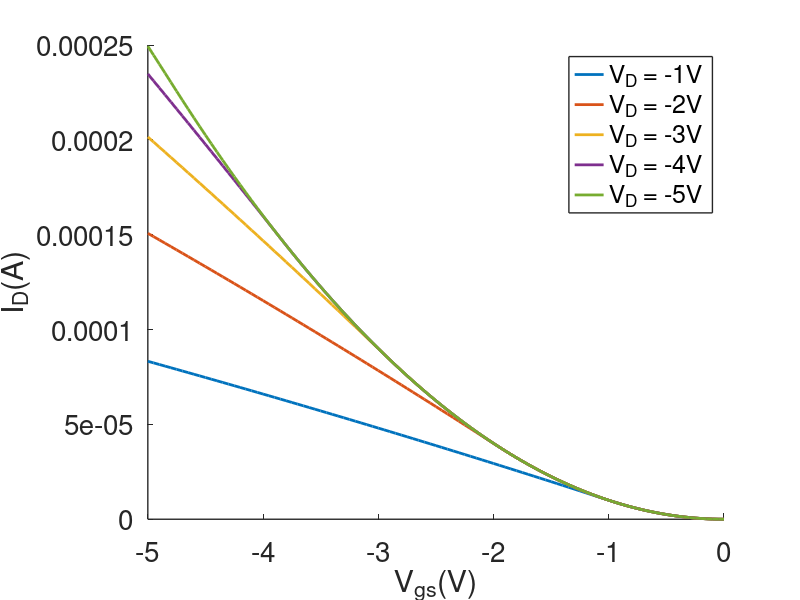

This chart was generated by the following MATLAB code:
A = [0.000000e+00	1.010000e-12;	
5.000000e-02	2.500101e-08;	
1.000000e-01	1.000010e-07;	
1.500000e-01	2.250010e-07;	
2.000000e-01	4.000010e-07;	
2.500000e-01	6.250010e-07;
3.000000e-01	9.000010e-07;	
3.500000e-01	1.225001e-06;	
4.000000e-01	1.600001e-06;	
4.500000e-01	2.025001e-06;	
5.000000e-01	2.500001e-06;	
5.500000e-01	3.025001e-06;	
6.000000e-01	3.600001e-06;	
6.500000e-01	4.225001e-06;	
7.000000e-01	4.900001e-06;	
7.500000e-01	5.625001e-06;	
8.000000e-01	6.400001e-06;	
8.500000e-01	7.225001e-06;	
9.000000e-01	8.100001e-06;	
9.500000e-01	9.025001e-06;	
1.000000e+00	9.999001e-06;	
1.050000e+00	1.098781e-05;	
1.100000e+00	1.197462e-05;
1.150000e+00	1.295944e-05;	
1.200000e+00	1.394229e-05;	
1.250000e+00	1.492316e-05;	
1.300000e+00	1.590206e-05;	
1.350000e+00	1.687900e-05;	
1.400000e+00	1.785398e-05;	
1.450000e+00	1.882701e-05;	
1.500000e+00	1.979810e-05;	
1.550000e+00	2.076725e-05;	
1.600000e+00	2.173446e-05;	
1.650000e+00	2.269975e-05;	
1.700000e+00	2.366312e-05;	
1.750000e+00	2.462457e-05;	
1.800000e+00	2.558411e-05;	
1.850000e+00	2.654175e-05;	
1.900000e+00	2.749749e-05;	
1.950000e+00	2.845133e-05;	
2.000000e+00	2.940329e-05;	
2.050000e+00	3.035337e-05;	
2.100000e+00	3.130157e-05;	
2.150000e+00	3.224790e-05;	
2.200000e+00	3.319237e-05;	
2.250000e+00	3.413497e-05;	
2.300000e+00	3.507573e-05;	
2.350000e+00	3.601464e-05;	
2.400000e+00	3.695170e-05;	
2.450000e+00	3.788693e-05;	
2.500000e+00	3.882032e-05;	
2.550000e+00	3.975189e-05;	
2.600000e+00	4.068164e-05;	
2.650000e+00	4.160957e-05;	
2.700000e+00	4.253569e-05;	
2.750000e+00	4.346001e-05;	
2.800000e+00	4.438253e-05;	
2.850000e+00	4.530326e-05;	
2.900000e+00	4.622219e-05;	
2.950000e+00	4.713935e-05;	
3.000000e+00	4.805472e-05;	
3.050000e+00	4.896832e-05;	
3.100000e+00	4.988015e-05;	
3.150000e+00	5.079022e-05;	
3.200000e+00	5.169854e-05;	
3.250000e+00	5.260510e-05;	
3.300000e+00	5.350991e-05;	
3.350000e+00	5.441298e-05;	
3.400000e+00	5.531432e-05;	
3.450000e+00	5.621392e-05;	
3.500000e+00	5.711179e-05;	
3.550000e+00	5.800795e-05;	
3.600000e+00	5.890238e-05;	
3.650000e+00	5.979511e-05;	
3.700000e+00	6.068612e-05;	
3.750000e+00	6.157544e-05;	
3.800000e+00	6.246305e-05;	
3.850000e+00	6.334898e-05;	
3.900000e+00	6.423322e-05;	
3.950000e+00	6.511577e-05;	
4.000000e+00	6.599665e-05;	
4.050000e+00	6.687585e-05;	
4.100000e+00	6.775339e-05;	
4.150000e+00	6.862926e-05;	
4.200000e+00	6.950347e-05;	
4.250000e+00	7.037603e-05;	
4.300000e+00	7.124694e-05;	
4.350000e+00	7.211621e-05;	
4.400000e+00	7.298383e-05;	
4.450000e+00	7.384983e-05;	
4.500000e+00	7.471419e-05;	
4.550000e+00	7.557692e-05;
4.600000e+00	7.643803e-05;
4.650000e+00	7.729753e-05;
4.700000e+00	7.815542e-05;
4.750000e+00	7.901170e-05;
4.800000e+00	7.986637e-05;
4.850000e+00	8.071945e-05;
4.900000e+00	8.157093e-05;
4.950000e+00	8.242082e-05;
5.000000e+00	8.326913e-05];

B = [0.000000e+00	2.010000e-12;	
5.000000e-02	2.500201e-08;	
1.000000e-01	1.000020e-07;	
1.500000e-01	2.250020e-07;	
2.000000e-01	4.000020e-07;	
2.500000e-01	6.250020e-07;	
3.000000e-01	9.000020e-07;	
3.500000e-01	1.225002e-06;	
4.000000e-01	1.600002e-06;	
4.500000e-01	2.025002e-06;	
5.000000e-01	2.500002e-06;	
5.500000e-01	3.025002e-06;	
6.000000e-01	3.600002e-06;	
6.500000e-01	4.225002e-06;	
7.000000e-01	4.900002e-06;	
7.500000e-01	5.625002e-06;	
8.000000e-01	6.400002e-06;	
8.500000e-01	7.225002e-06;	
9.000000e-01	8.100002e-06;	
9.500000e-01	9.025002e-06;	
1.000000e+00	1.000000e-05;	
1.050000e+00	1.102500e-05;	
1.100000e+00	1.210000e-05;	
1.150000e+00	1.322500e-05;	
1.200000e+00	1.440000e-05;	
1.250000e+00	1.562500e-05;	
1.300000e+00	1.690000e-05;	
1.350000e+00	1.822500e-05;	
1.400000e+00	1.960000e-05;	
1.450000e+00	2.102500e-05;	
1.500000e+00	2.250000e-05;	
1.550000e+00	2.402500e-05;	
1.600000e+00	2.560000e-05;	
1.650000e+00	2.722500e-05;	
1.700000e+00	2.890000e-05;	
1.750000e+00	3.062500e-05;	
1.800000e+00	3.240000e-05;	
1.850000e+00	3.422500e-05;	
1.900000e+00	3.610000e-05;	
1.950000e+00	3.802500e-05;	
2.000000e+00	3.998401e-05;	
2.050000e+00	4.194047e-05;	
2.100000e+00	4.389295e-05;	
2.150000e+00	4.584146e-05;	
2.200000e+00	4.778602e-05;	
2.250000e+00	4.972664e-05;	
2.300000e+00	5.166333e-05;	
2.350000e+00	5.359610e-05;	
2.400000e+00	5.552497e-05;	
2.450000e+00	5.744995e-05;	
2.500000e+00	5.937104e-05;	
2.550000e+00	6.128827e-05;	
2.600000e+00	6.320164e-05;	
2.650000e+00	6.511116e-05;	
2.700000e+00	6.701685e-05;	
2.750000e+00	6.891872e-05;	
2.800000e+00	7.081678e-05;	
2.850000e+00	7.271105e-05;	
2.900000e+00	7.460152e-05;	
2.950000e+00	7.648822e-05;	
3.000000e+00	7.837116e-05;	
3.050000e+00	8.025034e-05;	
3.100000e+00	8.212579e-05;	
3.150000e+00	8.399750e-05;	
3.200000e+00	8.586550e-05;	
3.250000e+00	8.772979e-05;	
3.300000e+00	8.959039e-05;	
3.350000e+00	9.144730e-05;	
3.400000e+00	9.330054e-05;	
3.450000e+00	9.515011e-05;	
3.500000e+00	9.699604e-05;	
3.550000e+00	9.883832e-05;	
3.600000e+00	1.006770e-04;	
3.650000e+00	1.025120e-04;	
3.700000e+00	1.043434e-04;	
3.750000e+00	1.061713e-04;	
3.800000e+00	1.079955e-04;	
3.850000e+00	1.098162e-04;	
3.900000e+00	1.116333e-04;	
3.950000e+00	1.134469e-04;	
4.000000e+00	1.152569e-04;	
4.050000e+00	1.170634e-04;	
4.100000e+00	1.188663e-04;	
4.150000e+00	1.206658e-04;	
4.200000e+00	1.224617e-04;	
4.250000e+00	1.242542e-04;	
4.300000e+00	1.260431e-04;	
4.350000e+00	1.278287e-04;	
4.400000e+00	1.296107e-04;	
4.450000e+00	1.313893e-04;	
4.500000e+00	1.331645e-04;	
4.550000e+00	1.349362e-04;	
4.600000e+00	1.367045e-04;	
4.650000e+00	1.384694e-04;	
4.700000e+00	1.402309e-04;	
4.750000e+00	1.419890e-04;	
4.800000e+00	1.437437e-04;	
4.850000e+00	1.454951e-04;	
4.900000e+00	1.472431e-04;	
4.950000e+00	1.489878e-04;	
5.000000e+00	1.507291e-04];

C = [0.000000e+00	3.010000e-12;
5.000000e-02	2.500301e-08;	
1.000000e-01	1.000030e-07;	
1.500000e-01	2.250030e-07;	
2.000000e-01	4.000030e-07;	
2.500000e-01	6.250030e-07;	
3.000000e-01	9.000030e-07;	
3.500000e-01	1.225003e-06;	
4.000000e-01	1.600003e-06;	
4.500000e-01	2.025003e-06;	
5.000000e-01	2.500003e-06;	
5.500000e-01	3.025003e-06;	
6.000000e-01	3.600003e-06;	
6.500000e-01	4.225003e-06;	
7.000000e-01	4.900003e-06;	
7.500000e-01	5.625003e-06;	
8.000000e-01	6.400003e-06;	
8.500000e-01	7.225003e-06;	
9.000000e-01	8.100003e-06;	
9.500000e-01	9.025003e-06;	
1.000000e+00	1.000000e-05;	
1.050000e+00	1.102500e-05;	
1.100000e+00	1.210000e-05;	
1.150000e+00	1.322500e-05;	
1.200000e+00	1.440000e-05;	
1.250000e+00	1.562500e-05;	
1.300000e+00	1.690000e-05;	
1.350000e+00	1.822500e-05;	
1.400000e+00	1.960000e-05;	
1.450000e+00	2.102500e-05;	
1.500000e+00	2.250000e-05;	
1.550000e+00	2.402500e-05;	
1.600000e+00	2.560000e-05;	
1.650000e+00	2.722500e-05;	
1.700000e+00	2.890000e-05;	
1.750000e+00	3.062500e-05;	
1.800000e+00	3.240000e-05;	
1.850000e+00	3.422500e-05;	
1.900000e+00	3.610000e-05;	
1.950000e+00	3.802500e-05;	
2.000000e+00	4.000000e-05;	
2.050000e+00	4.202500e-05;	
2.100000e+00	4.410000e-05;	
2.150000e+00	4.622500e-05;	
2.200000e+00	4.840000e-05;	
2.250000e+00	5.062500e-05;	
2.300000e+00	5.290000e-05;	
2.350000e+00	5.522500e-05;	
2.400000e+00	5.760000e-05;	
2.450000e+00	6.002500e-05;	
2.500000e+00	6.250000e-05;	
2.550000e+00	6.502500e-05;	
2.600000e+00	6.760000e-05;	
2.650000e+00	7.022500e-05;	
2.700000e+00	7.290000e-05;	
2.750000e+00	7.562500e-05;	
2.800000e+00	7.840000e-05;	
2.850000e+00	8.122500e-05;	
2.900000e+00	8.410000e-05;	
2.950000e+00	8.701130e-05;	
3.000000e+00	8.991915e-05;	
3.050000e+00	9.282102e-05;	
3.100000e+00	9.571695e-05;	
3.150000e+00	9.860695e-05;	
3.200000e+00	1.014910e-04;	
3.250000e+00	1.043692e-04;	
3.300000e+00	1.072415e-04;	
3.350000e+00	1.101080e-04;	
3.400000e+00	1.129686e-04;	
3.450000e+00	1.158234e-04;	
3.500000e+00	1.186724e-04;	
3.550000e+00	1.215157e-04;	
3.600000e+00	1.243531e-04;	
3.650000e+00	1.271848e-04;	
3.700000e+00	1.300108e-04;	
3.750000e+00	1.328311e-04;	
3.800000e+00	1.356457e-04;	
3.850000e+00	1.384546e-04;	
3.900000e+00	1.412578e-04;	
3.950000e+00	1.440554e-04;	
4.000000e+00	1.468474e-04;	
4.050000e+00	1.496338e-04;	
4.100000e+00	1.524146e-04;	
4.150000e+00	1.551898e-04;	
4.200000e+00	1.579595e-04;	
4.250000e+00	1.607236e-04;	
4.300000e+00	1.634822e-04;	
4.350000e+00	1.662353e-04;	
4.400000e+00	1.689829e-04;	
4.450000e+00	1.717251e-04;	
4.500000e+00	1.744618e-04;	
4.550000e+00	1.771930e-04;	
4.600000e+00	1.799189e-04;	
4.650000e+00	1.826393e-04;	
4.700000e+00	1.853544e-04;	
4.750000e+00	1.880641e-04;	
4.800000e+00	1.907684e-04;	
4.850000e+00	1.934674e-04;	
4.900000e+00	1.961611e-04;	
4.950000e+00	1.988495e-04;	
5.000000e+00	2.015325e-04];

D = [0.000000e+00	4.010000e-12;
5.000000e-02	2.500401e-08;	
1.000000e-01	1.000040e-07;	
1.500000e-01	2.250040e-07;	
2.000000e-01	4.000040e-07;	
2.500000e-01	6.250040e-07;	
3.000000e-01	9.000040e-07;	
3.500000e-01	1.225004e-06;	
4.000000e-01	1.600004e-06;	
4.500000e-01	2.025004e-06;	
5.000000e-01	2.500004e-06;	
5.500000e-01	3.025004e-06;	
6.000000e-01	3.600004e-06;	
6.500000e-01	4.225004e-06;	
7.000000e-01	4.900004e-06;	
7.500000e-01	5.625004e-06;	
8.000000e-01	6.400004e-06;	
8.500000e-01	7.225004e-06;	
9.000000e-01	8.100004e-06;	
9.500000e-01	9.025004e-06;	
1.000000e+00	1.000000e-05;	
1.050000e+00	1.102500e-05;	
1.100000e+00	1.210000e-05;	
1.150000e+00	1.322500e-05;	
1.200000e+00	1.440000e-05;	
1.250000e+00	1.562500e-05;	
1.300000e+00	1.690000e-05;	
1.350000e+00	1.822500e-05;	
1.400000e+00	1.960000e-05;	
1.450000e+00	2.102500e-05;	
1.500000e+00	2.250000e-05;	
1.550000e+00	2.402500e-05;	
1.600000e+00	2.560000e-05;	
1.650000e+00	2.722500e-05;	
1.700000e+00	2.890000e-05;	
1.750000e+00	3.062500e-05;	
1.800000e+00	3.240000e-05;	
1.850000e+00	3.422500e-05;	
1.900000e+00	3.610000e-05;	
1.950000e+00	3.802500e-05;	
2.000000e+00	4.000000e-05;	
2.050000e+00	4.202500e-05;	
2.100000e+00	4.410000e-05;	
2.150000e+00	4.622500e-05;	
2.200000e+00	4.840000e-05;	
2.250000e+00	5.062500e-05;	
2.300000e+00	5.290000e-05;	
2.350000e+00	5.522500e-05;	
2.400000e+00	5.760000e-05;	
2.450000e+00	6.002500e-05;	
2.500000e+00	6.250000e-05;	
2.550000e+00	6.502500e-05;	
2.600000e+00	6.760000e-05;	
2.650000e+00	7.022500e-05;	
2.700000e+00	7.290000e-05;	
2.750000e+00	7.562500e-05;	
2.800000e+00	7.840000e-05;	
2.850000e+00	8.122500e-05;	
2.900000e+00	8.410000e-05;	
2.950000e+00	8.702500e-05;	
3.000000e+00	9.000000e-05;	
3.050000e+00	9.302500e-05;	
3.100000e+00	9.610000e-05;	
3.150000e+00	9.922500e-05;	
3.200000e+00	1.024000e-04;	
3.250000e+00	1.056250e-04;	
3.300000e+00	1.089000e-04;	
3.350000e+00	1.122250e-04;	
3.400000e+00	1.156000e-04;	
3.450000e+00	1.190250e-04;	
3.500000e+00	1.225000e-04;	
3.550000e+00	1.260250e-04;	
3.600000e+00	1.296000e-04;	
3.650000e+00	1.332250e-04;	
3.700000e+00	1.369000e-04;	
3.750000e+00	1.406250e-04;	
3.800000e+00	1.444000e-04;	
3.850000e+00	1.482250e-04;	
3.900000e+00	1.520729e-04;	
3.950000e+00	1.559128e-04;	
4.000000e+00	1.597448e-04;	
4.050000e+00	1.635689e-04;	
4.100000e+00	1.673851e-04;	
4.150000e+00	1.711934e-04;	
4.200000e+00	1.749938e-04;	
4.250000e+00	1.787864e-04;	
4.300000e+00	1.825713e-04;	
4.350000e+00	1.863483e-04;	
4.400000e+00	1.901176e-04;	
4.450000e+00	1.938792e-04;	
4.500000e+00	1.976331e-04;	
4.550000e+00	2.013793e-04;	
4.600000e+00	2.051179e-04;	
4.650000e+00	2.088488e-04;	
4.700000e+00	2.125721e-04;	
4.750000e+00	2.162879e-04;	
4.800000e+00	2.199961e-04;	
4.850000e+00	2.236968e-04;	
4.900000e+00	2.273899e-04;	
4.950000e+00	2.310756e-04;	
5.000000e+00	2.347538e-04];

E = [0.000000e+00	5.009999e-12;
5.000000e-02	2.500501e-08;	
1.000000e-01	1.000050e-07;	
1.500000e-01	2.250050e-07;
2.000000e-01	4.000050e-07;	
2.500000e-01	6.250050e-07;	
3.000000e-01	9.000050e-07;	
3.500000e-01	1.225005e-06;	
4.000000e-01	1.600005e-06;	
4.500000e-01	2.025005e-06;	
5.000000e-01	2.500005e-06;	
5.500000e-01	3.025005e-06;	
6.000000e-01	3.600005e-06;	
6.500000e-01	4.225005e-06;	
7.000000e-01	4.900005e-06;	
7.500000e-01	5.625005e-06;	
8.000000e-01	6.400005e-06;	
8.500000e-01	7.225005e-06;	
9.000000e-01	8.100005e-06;	
9.500000e-01	9.025005e-06;	
1.000000e+00	1.000001e-05;	
1.050000e+00	1.102500e-05;	
1.100000e+00	1.210000e-05;	
1.150000e+00	1.322500e-05;	
1.200000e+00	1.440000e-05;	
1.250000e+00	1.562500e-05;	
1.300000e+00	1.690000e-05;	
1.350000e+00	1.822500e-05;	
1.400000e+00	1.960000e-05;	
1.450000e+00	2.102500e-05;	
1.500000e+00	2.250000e-05;	
1.550000e+00	2.402500e-05;	
1.600000e+00	2.560000e-05;	
1.650000e+00	2.722500e-05;	
1.700000e+00	2.890000e-05;	
1.750000e+00	3.062500e-05;	
1.800000e+00	3.240000e-05;	
1.850000e+00	3.422500e-05;	
1.900000e+00	3.610000e-05;	
1.950000e+00	3.802500e-05;	
2.000000e+00	4.000000e-05;	
2.050000e+00	4.202500e-05;	
2.100000e+00	4.410000e-05;	
2.150000e+00	4.622500e-05;	
2.200000e+00	4.840000e-05;	
2.250000e+00	5.062500e-05;	
2.300000e+00	5.290000e-05;	
2.350000e+00	5.522500e-05;	
2.400000e+00	5.760000e-05;	
2.450000e+00	6.002500e-05;	
2.500000e+00	6.250000e-05;	
2.550000e+00	6.502500e-05;	
2.600000e+00	6.760000e-05;	
2.650000e+00	7.022500e-05;	
2.700000e+00	7.290000e-05;	
2.750000e+00	7.562500e-05;	
2.800000e+00	7.840000e-05;	
2.850000e+00	8.122500e-05;	
2.900000e+00	8.410000e-05;	
2.950000e+00	8.702500e-05;	
3.000000e+00	9.000000e-05;	
3.050000e+00	9.302500e-05;	
3.100000e+00	9.610000e-05;	
3.150000e+00	9.922500e-05;	
3.200000e+00	1.024000e-04;	
3.250000e+00	1.056250e-04;	
3.300000e+00	1.089000e-04;	
3.350000e+00	1.122250e-04;	
3.400000e+00	1.156000e-04;	
3.450000e+00	1.190250e-04;	
3.500000e+00	1.225000e-04;	
3.550000e+00	1.260250e-04;	
3.600000e+00	1.296000e-04;	
3.650000e+00	1.332250e-04;	
3.700000e+00	1.369000e-04;	
3.750000e+00	1.406250e-04;	
3.800000e+00	1.444000e-04;	
3.850000e+00	1.482250e-04;	
3.900000e+00	1.521000e-04;	
3.950000e+00	1.560250e-04;	
4.000000e+00	1.600000e-04;	
4.050000e+00	1.640250e-04;	
4.100000e+00	1.681000e-04;	
4.150000e+00	1.722250e-04;	
4.200000e+00	1.764000e-04;	
4.250000e+00	1.806250e-04;	
4.300000e+00	1.849000e-04;	
4.350000e+00	1.892250e-04;	
4.400000e+00	1.936000e-04;	
4.450000e+00	1.980250e-04;	
4.500000e+00	2.025000e-04;	
4.550000e+00	2.070250e-04;	
4.600000e+00	2.116000e-04;	
4.650000e+00	2.162250e-04;	
4.700000e+00	2.209000e-04;	
4.750000e+00	2.256250e-04;	
4.800000e+00	2.303908e-04;	
4.850000e+00	2.351525e-04;	
4.900000e+00	2.399043e-04;	
4.950000e+00	2.446461e-04;	
5.000000e+00	2.493781e-04];

set(0,'DefaultAxesFontSize',20,'DefaultAxesFontWeight','normal','DefaultAxesLineWidth',1);
hold ON;
plot(-A(:,1),A(:,2),'linewidth',2);
plot(-B(:,1),B(:,2),'linewidth',2);
plot(-C(:,1),C(:,2),'linewidth',2);
plot(-D(:,1),D(:,2),'linewidth',2);
plot(-E(:,1),E(:,2),'linewidth',2);
xlabel('V_{gs}(V)'); 
ylabel('I_D(A)');
legend('V_D = -1V','V_D = -2V','V_D = -3V','V_D = -4V','V_D = -5V','Location','NorthEast')